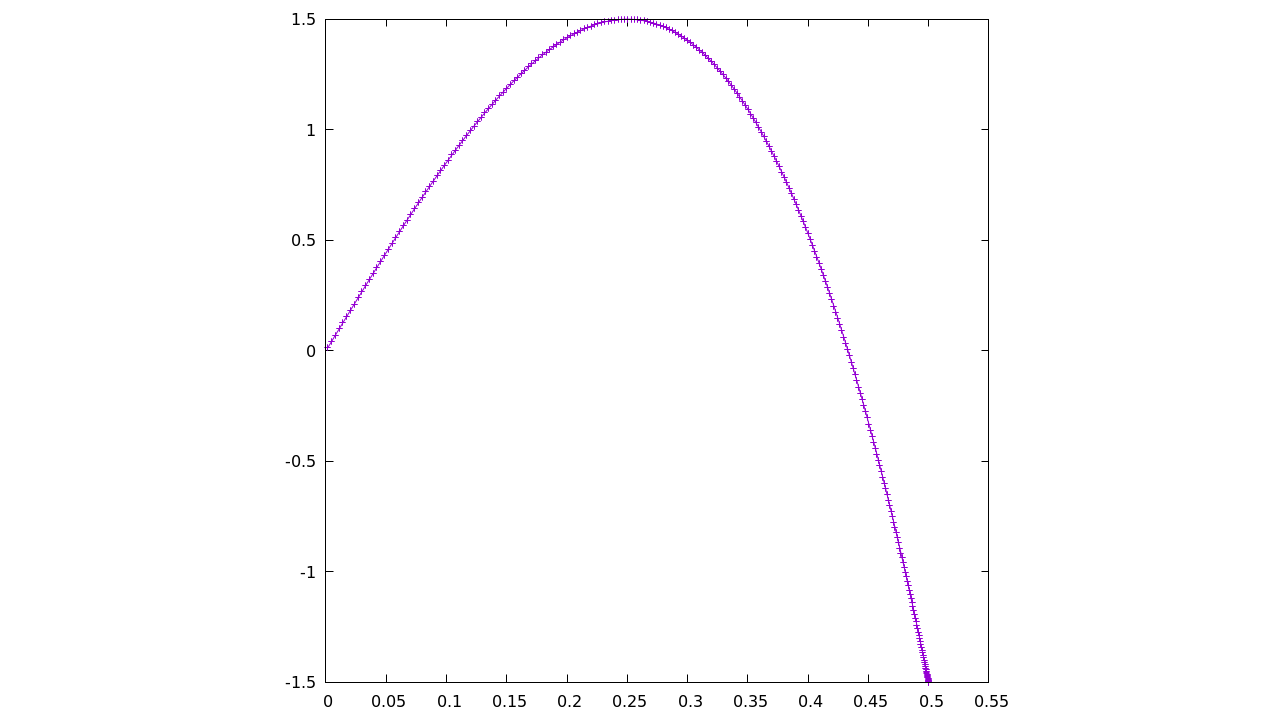

The gnuplot source for this figure:
datafile='/home/thomasbjarne/fortran/master_thesis/modules/data/datafile1.txt'

set terminal pngcairo size 1280,720 enhanced font 'Verdana,12'
set output 'plt/pointplot.png'

set size square

unset key
#unset border
#unset tics


plot datafile w lp